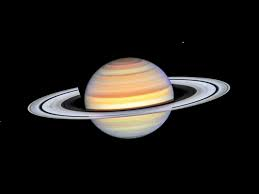
#> input picture saturn.jpeg, 259 x 194 px
$ python acii.py
#> lines starting #> are read from the running program, lines starting #| are printed output that depends on the picture
import PIL
from PIL import Image, ImageEnhance
import numpy

picture = PIL.Image.open('saturn.jpeg')
#> picture is the input picture: PIL image 259x194 RGB; mean R, G, B 29.7, 27.3, 24.5
enhancer = ImageEnhance.Contrast(picture)
picture = enhancer.enhance(8)
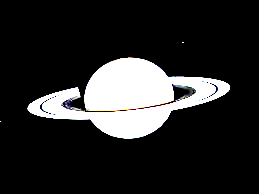
#> picture: PIL image 259x194 RGB; mean R, G, B 40.4, 40.4, 40.5

ascii_brightness = {
    0: '@', 10: '#', 20: '8', 30: '&', 40: '%', 50: 'B', 60: 'W', 70: 'M',
    80: 'X', 90: 'Q', 100: 'O', 110: 'Z', 120: '0', 130: 'U', 140: 'J',
    150: 'L', 160: 'C', 170: 'Y', 180: 'u', 190: 'n', 200: 'x', 210: 'r',
    220: 'j', 230: 'f', 240: 't', 250: '-', 255: ' '
}

chars = numpy.array(list(ascii_brightness.values()))
new_width = 1100
width, height = picture.size
#> width = 259; height = 194
new_height = max(1, int(height / width * new_width * 0.3))
#> new_height = 247

new_picture = picture.resize((new_width, new_height)).convert('L')
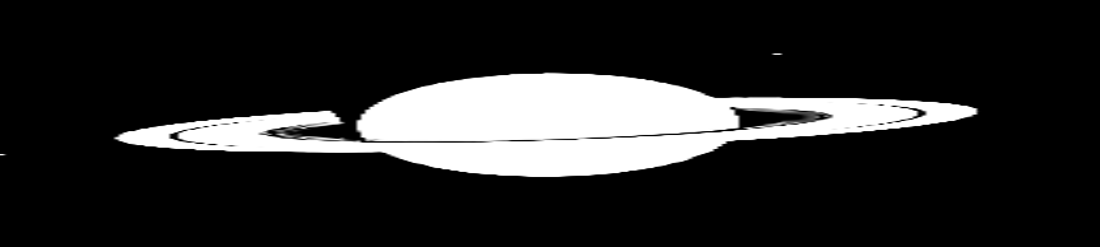
#> new_picture: PIL image 1100x247 L; min 0, max 255, mean 40.4
pixel_matrix = numpy.array(new_picture)
index_matrix = (pixel_matrix / 256 * len(chars)).astype(int)
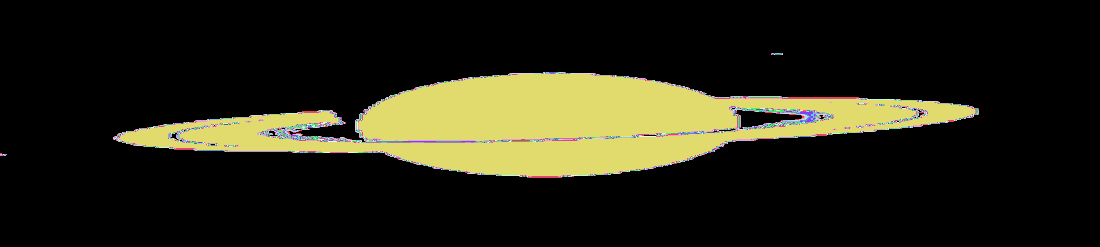
#> index_matrix: shape (247, 1100) int64; 27 distinct labels, from 0 to 26; one colour per label, 0 black

ascii_matrix = chars[index_matrix]
final_string = ''
for row in ascii_matrix:
    line = "".join(row)
    final_string += line + "\n"

with open("test.txt", "w", encoding="utf-8") as f:
    f.write(final_string)
